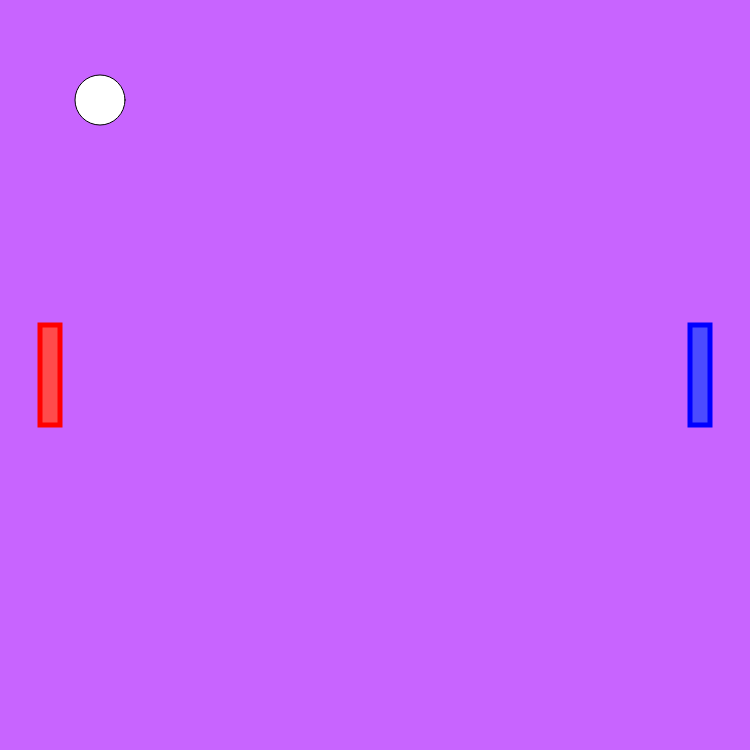
Frame 1 (no input)
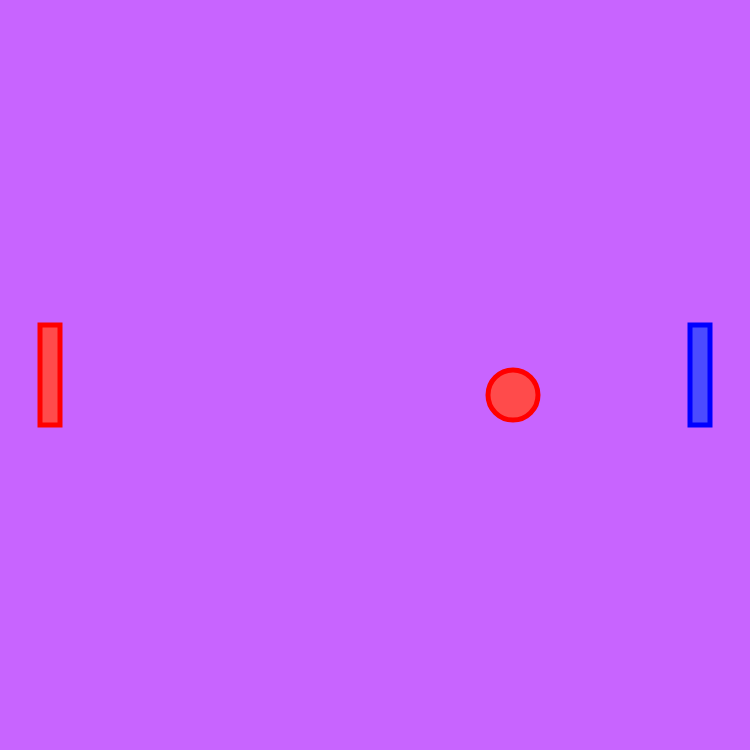
Frame 60 (no input)
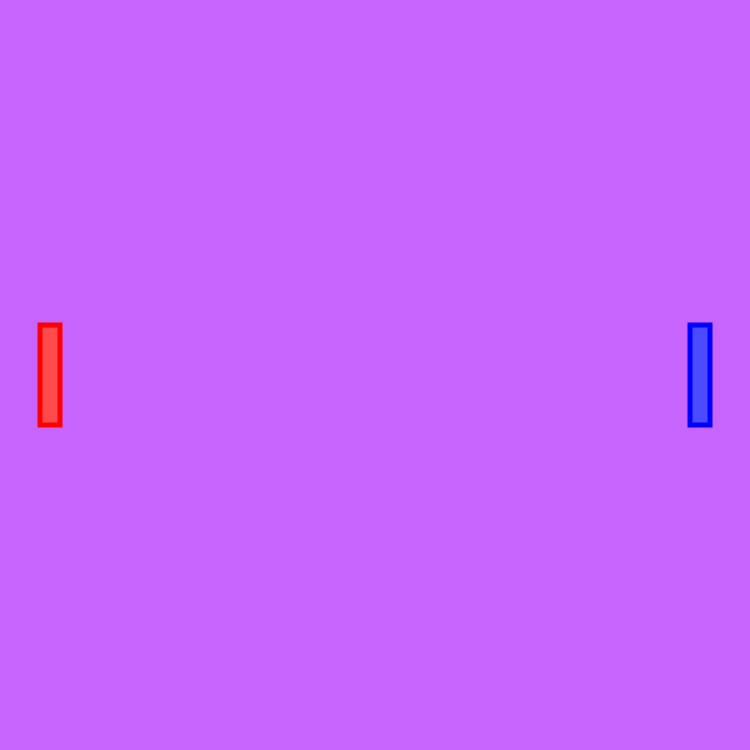
Frame 120 (the mouse pressed at the canvas centre since frame 60)

The p5.js sketch that drew these frames (run headless with seeded random() and noise() and a simulated clock; from frame 60 on, the mouse is pressed at the canvas centre):

// p5.js sketch
// ── sketch.js
let ellipseX = 100;
let ellipseY = 100;

let p1X = 700;
let p1Y = 375;
let p2X = 50;
let p2Y = 375;
let xMove = 7;
let yMove = 5;


function setup(){
  createCanvas(750,750)
  

}

function draw(){
  background (200,100,255);
//ellipse and ellipse movement
  ellipse(ellipseX, ellipseY, 50, 50);  
  ellipseX = ellipseX + xMove;
  ellipseY = ellipseY + yMove ;



 //player 1 paddle
  rectMode(CENTER);
  strokeWeight(5)
  stroke(0,0,255);
  fill(75,75,255)
  rect(p1X, p1Y, 20, 100);

//player 2 paddle
  rectMode(CENTER);
  strokeWeight(5)
  stroke(255,0,0);
  fill(255,75,75)
  rect(p2X, p2Y, 20, 100);



  if (ellipseX > p1X-25 && ellipseY > p1Y-50 && ellipseY < p1Y+50){
    xMove = -xMove;
  }  

  if (ellipseX < 30){
    xMove = -xMove;
  }

   if (ellipseY >= height-15 || ellipseY <= 35){
    yMove = -yMove;
  }
//player 1 movement
  if (keyIsDown(UP_ARROW))
	  {
		  p1Y = p1Y - 15;
	  }
  if (keyIsDown(DOWN_ARROW))
	  {
		  p1Y = p1Y + 15;
	  }

//player 2 movement
if (keyIsDown(87)){
  p2Y = p2Y - 15;
}
if (keyIsDown(83)){
  p2Y = p2Y + 15;
}

}
